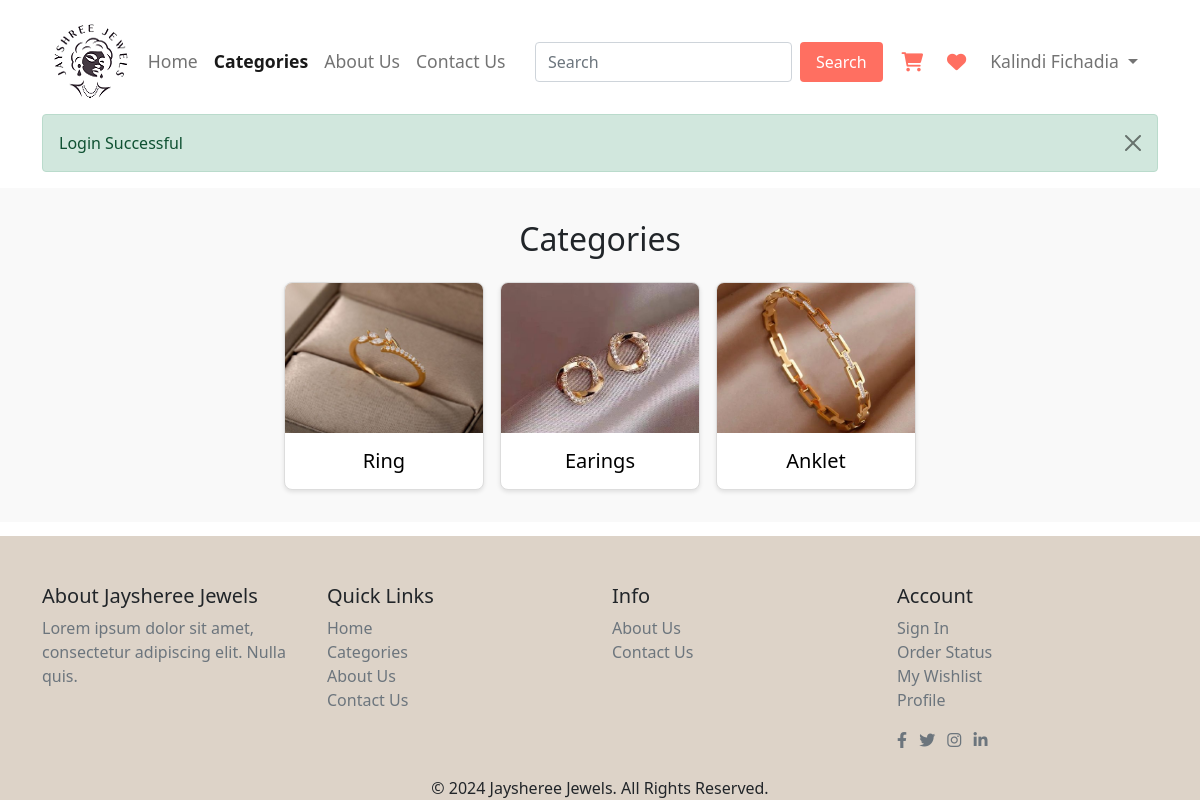
The app's page /user/category.php (signed in) with its own data.
### tables this page shows
CREATE TABLE `user_tbl` (
  `u_id` int(5) NOT NULL,
  `u_code` varchar(10) NOT NULL,
  `u_fullname` varchar(100) NOT NULL,
  `u_gender` varchar(10) NOT NULL,
  `u_email` varchar(100) NOT NULL,
  `u_mobile` varchar(10) NOT NULL,
  `u_address` varchar(500) NOT NULL,
  `u_city` varchar(30) NOT NULL,
  `u_state` varchar(30) NOT NULL,
  `u_pincode` varchar(6) NOT NULL,
  `u_password` varchar(12) NOT NULL,
  `u_image` varchar(200) NOT NULL,
  `u_status` varchar(20) NOT NULL,
  `u_role` varchar(10) NOT NULL
);

CREATE TABLE `category_tbl` (
  `c_id` int(11) NOT NULL,
  `c_code` varchar(10) NOT NULL,
  `c_name` varchar(255) NOT NULL,
  `c_gender` varchar(10) NOT NULL,
  `c_image` varchar(255) DEFAULT NULL,
  `c_status` varchar(10) NOT NULL
);

### user/category.php (the view)
<?php
include_once 'header.php';
include_once '../conn.php';
?>
<section class="popular-categories">
  <h2>Categories</h2>
  <div class="categories-container">
    <?php
    $q = "select * from category_tbl where c_status='Active' ";
    $result = mysqli_query($con, $q);
    while ($r = mysqli_fetch_assoc($result)) {
      ?>
    <a href="product.php?c_code=<?php echo $r['c_code']; ?>">
      <div class="category">
          <img src="<?php echo
            $r['c_image']; ?>" alt="<?php echo $r['c_name']; ?>">
          <h3><?php echo $r['c_name']; ?></h3>
      </div>
    </a>
    <?php
    }
    ?>
  </div>
</section>
<?php
    include('footer.php');
?>

### user/header.php (shortened to what this page needs)
<?php
include_once "../conn.php";
        ?>
<!DOCTYPE html>
<html lang="en">
<head>
    <link rel="stylesheet" href="../css/bootstrap.min.css">
    <link rel="stylesheet" href="../css/user_style.css">
    <link rel="stylesheet" href="https://cdnjs.cloudflare.com/ajax/libs/font-awesome/6.0.0-beta3/css/all.min.css">
</head>
<body class="d-flex flex-column min-vh-100">
    <header>
        <div class="container flex-grow-1">
            <nav class="navbar navbar-expand-lg navbar-light pt-4">
                <div class="container">
                    <a href="index.php"><img src="../images/logo1.png" alt="Jayshree Jewels" class="img-fluid"></a>
                    <div class="collapse navbar-collapse" id="navbarNav">
                        <ul class="navbar-nav mx-auto">
                            <li class="nav-item">
                                <a class="nav-link" href="index.php" data-page="home">Home</a>
                            </li>
                            <li class="nav-item">
                                <a class="nav-link" href="category.php" data-page="categories">Categories</a>
                            </li>
                            <li class="nav-item">
                                <a class="nav-link" href="aboutUs.php" data-page="about">About Us</a>
                            </li>
                            <li class="nav-item">
                                <a class="nav-link" href="contactUs.php" data-page="contact">Contact Us</a>
                            </li>
                        </ul>
                        <form class="d-flex ms-auto" action="search.php" method="GET">
                            <input class="form-control me-2" type="search" placeholder="Search" aria-label="Search"
                                name="search">
                            <button class="buy-now" type="submit">Search</button>
                        </form>
                        <ul class="navbar-nav ms-auto d-flex align-items-center">
                            <li class="nav-item nav-icons">
                                <a class="nav-link" href="cart.php">
                                    <i class="fas fa-shopping-cart"></i>
                                </a>
                            </li>
                            <li class="nav-item nav-icons">
                                <a class="nav-link" href="wishlist.php">
                                    <i class="fas fa-heart"></i>
                                </a>
                            </li>
                            <li class="nav-item dropdown">
                                <?php
                                if (isset($_SESSION['user_username'])) {
                                    $email = $_SESSION['user_username'];
                                    $q = "select * from user_tbl where u_email='$email'";
                                    $result = mysqli_query($con, $q);
                                    if (mysqli_num_rows($result)) {
                                        $r = mysqli_fetch_assoc($result)
                                            ?>
                                        <a class="nav-link dropdown-toggle" href="#" id="navbarDropdown" role="button"
                                            data-bs-toggle="dropdown" aria-expanded="false">
                                            <?php echo $r['u_fullname']; ?>
                                        </a>
                                        <?php
                                    }
                                } else {
                                    ?>
                                <li class="nav-item">
                                    <a class="nav-link" href="../signin.php">signin</a>
                                </li>
                                <?php
                                }
                                ?>
                            </li>
                        </ul>
                    </div>
                </div>
            </nav>
        </div>
    </header>
    <div class="container">
        <div class="row">
            <div class="col-12">
                <?php
                if (isset($_COOKIE['success'])) {
                    ?>
                    <div class="alert alert-success alert-dismissible fade show" role="alert">
                        <strong></strong> <?php echo $_COOKIE['success']; ?>
                        <button type="button" class="btn-close" data-dismiss="alert" aria-label="Close">
                        </button>
                    </div>
                    <?php
                }
                    ?>
            </div>
        </div>
    </div>

### css/user_style.css (style rules this page uses)
body { overflow-x: hidden; }
.navbar-nav { white-space: nowrap; }
.nav-icons .nav-link { display: flex; align-items: center; padding: 0.5rem 1rem; }
.nav-icons .nav-link i { font-size: 1.2rem; margin-right: 0.5rem; color: #ff6f61; }
.navbar { padding: 15px 0; }
.navbar-nav .nav-link { color: #6b5841; font-size: 1.1em; padding: 0 20px; }
.navbar-nav .nav-link.active { color: #a47b61; font-weight: bold; }
.popular-categories { padding: 2rem; background-color: #f9f9f9; }
.popular-categories h2 { text-align: center; font-size: 2rem; margin-bottom: 1.5rem; }
.categories-container { display: flex; flex-wrap: wrap; justify-content: center; gap: 1rem; }
.category { background-color: #fff; border: 1px solid #ddd; border-radius: 8px; overflow: hidden; text-align: center; width: 200px; box-shadow: 0 2px 4px rgba(0, 0, 0, 0.1); transition: transform 0.3s; }
.category img { width: 100%; height: 150px; object-fit: cover; }
.category h3 { margin: 1rem 0; font-size: 1.25rem; }
.buy-now { background-color: #ff6f61; color: #fff; padding: 0.5rem 1rem; border: none; border-radius: 4px; cursor: pointer; font-size: 1rem; transition: background-color 0.3s; }
body { display: flex; flex-direction: column; min-height: 100vh; }

### records on screen
user_tbl: u_fullname "Kalindi Fichadia"
category_tbl: c_image (picture), c_name "Ring"
category_tbl: c_image (picture), c_name "Earings"
category_tbl: c_image (picture), c_name "Anklet"

### other values on screen
$_COOKIE['success'] "Login Successful"
